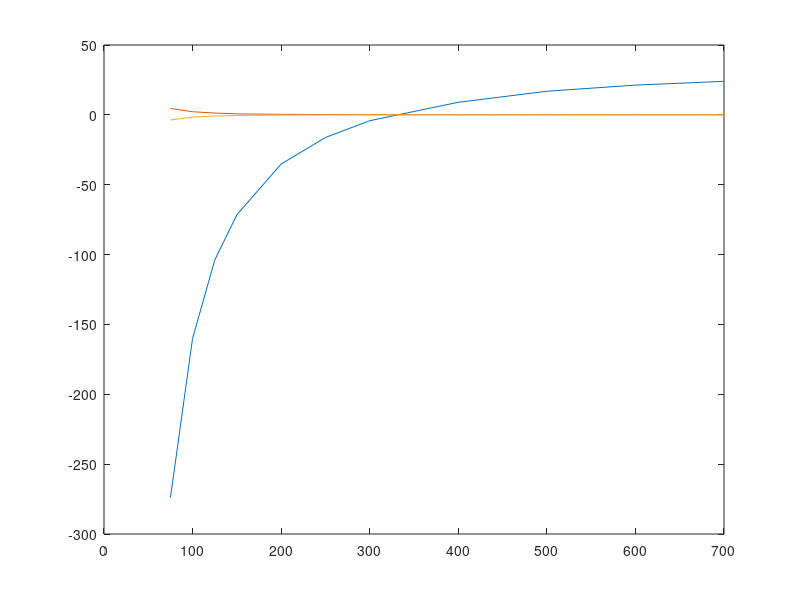

Source code (MATLAB):
clc
clear all

T = [75 100 125 150 200 250 300 400 500 600 700];
B = [-274 -160 -104 -71.5 -35.2 -16.2 -4.2 9 16.9 21.3 24];
slope = [4.56 2.24 1.3 0.726 0.38 0.24 0.132 0.079 0.044 0.027 0.034286];
B_over_T = [-3.65333 -1.6 -0.832 -0.47667 -0.176 -0.0648 -0.014 -0.0225 0.0338 0.0355 0.034286];

plot(T,B)
hold on
plot(T,slope)
plot(T,B_over_T)
hold off
